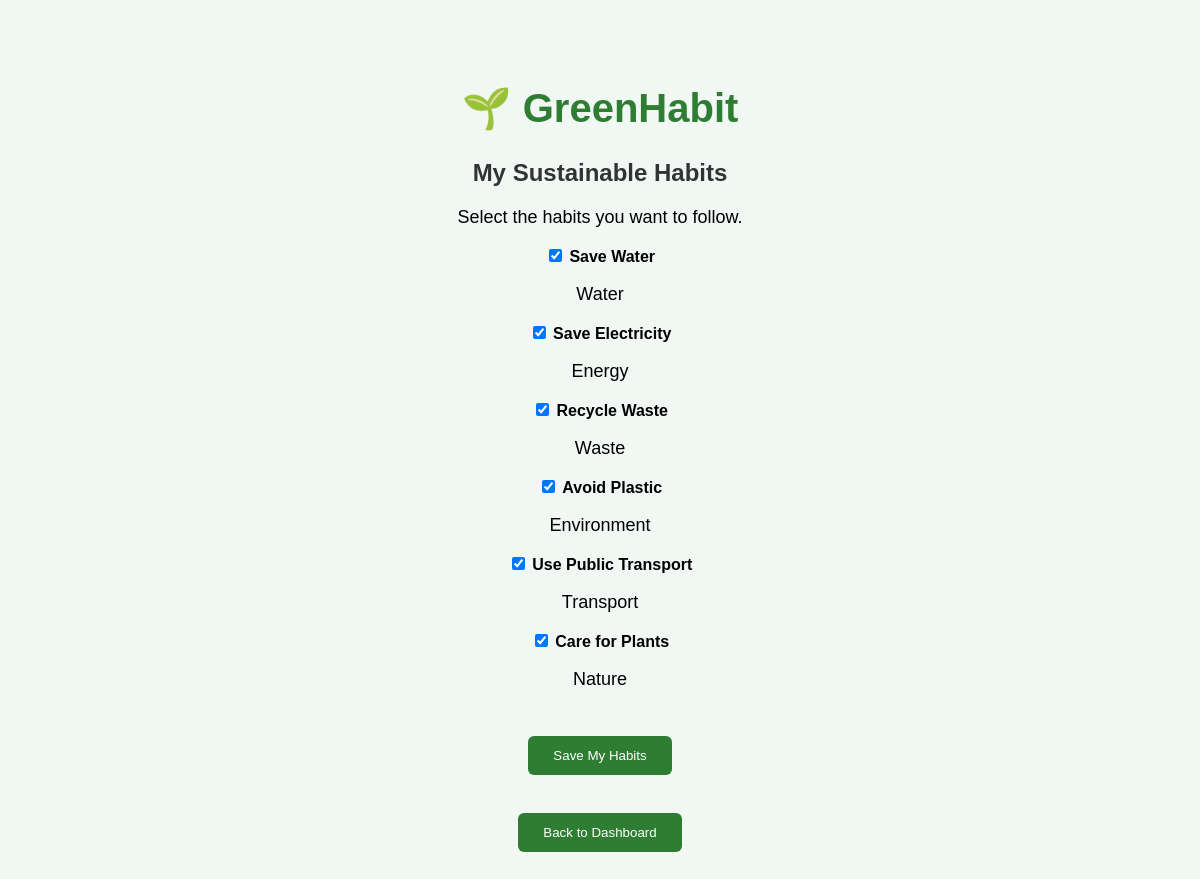
Page /habits (signed in) on the committed database.
### tables this page shows
CREATE TABLE habits (
            id INTEGER PRIMARY KEY AUTOINCREMENT,
            name TEXT NOT NULL UNIQUE,
            category TEXT
        );

### app.py (the view, shortened to what this page needs)
@app.route("/habits", methods=["GET", "POST"])
def habits():
    if "user_id" not in session:
        return redirect("/login")
    user_id = session["user_id"]
    conn = sqlite3.connect("greenhabit.db")
    cursor = conn.cursor()
    cursor.execute(
        """
        SELECT id, name, category
        FROM habits
        """
    )
    all_habits = cursor.fetchall()
    cursor.execute(
        """
        SELECT habit_id
        FROM user_habits
        WHERE user_id = ?
        """,
        (user_id,)
    )
    selected = [row[0] for row in cursor.fetchall()]
    conn.close()
    return render_template(
        "habits.html",
        habits=all_habits,
        selected=selected
    )

### templates/habits.html (shortened to what this page needs)
<!DOCTYPE html>
<html>
<head>
    <link rel="stylesheet"
          href="{{ url_for('static', filename='style.css') }}">
</head>
<body>
    <h1>🌱 GreenHabit</h1>
    <h2>My Sustainable Habits</h2>
    <p>Select the habits you want to follow.</p>
    <form method="POST">
        {% for habit in habits %}
        <div class="habit-card">
            <label>
                <input
                    type="checkbox"
                    name="habits"
                    value="{{ habit[0] }}"
                    {% if habit[0] in selected %}
                    checked
                    {% endif %}
                >
                <strong>{{ habit[1] }}</strong>
            </label>
            <p>{{ habit[2] }}</p>
        </div>
        {% endfor %}
        <br>
        <button type="submit">
            Save My Habits
        </button>
    </form>
    <br>
    <a href="/dashboard">
        <button>Back to Dashboard</button>
    </a>
</body>
</html>

### static/style.css (style rules this page uses)
body { font-family: Arial, sans-serif; background-color: #f1f8f4; text-align: center; padding: 50px; }
h1 { color: #2e7d32; font-size: 40px; }
h2 { color: #333; }
p { font-size: 18px; }
button { background-color: #2e7d32; color: white; border: none; padding: 12px 25px; margin: 10px; border-radius: 6px; cursor: pointer; }

### rows in the picture
habits: habits "☑", name "Save Water", category "Water"
habits: habits "☑", name "Save Electricity", category "Energy"
habits: habits "☑", name "Recycle Waste", category "Waste"
habits: habits "☑", name "Avoid Plastic", category "Environment"
habits: habits "☑", name "Use Public Transport", category "Transport"
habits: habits "☑", name "Care for Plants", category "Nature"
